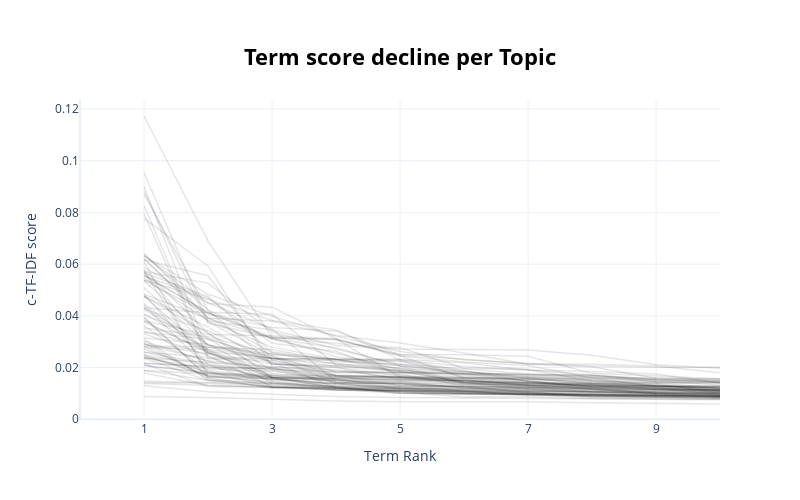

Notebook cell for this chart:
### Code cell
topic_model.visualize_term_rank()

### Figure 1 — Plotly figure (JSON) as saved in the notebook; plotly's stock layout.template omitted (floating-point values rounded to 4 significant figures)
{"data": [{"hovertext": "<b>Topic -1</b>:the_stanford_daily_letter_diving_s", "line": {"color": "black", "width": 1.5}, "mode": "lines+lines", "name": "", "opacity": 0.1, "type": "scatter", "x": [1, 2, 3, 4, 5, 6, 7, 8, 9, 10], "y": [0.008816, 0.008455, 0.007688, 0.007074, 0.006779, 0.006772, 0.006748, 0.006345, 0.00622, 0.005893]}, {"hovertext": "<b>Topic 0</b>:climate_fossil_fuel_environmental_e", "line": {"color": "black", "width": 1.5}, "mode": "lines+lines", "name": "", "opacity": 0.1, "type": "scatter", "x": [1, 2, 3, 4, 5, 6, 7, 8, 9, 10], "y": [0.01883, 0.01506, 0.01255, 0.01124, 0.01106, 0.01078, 0.009829, 0.008927, 0.008573, 0.008254]}, {"hovertext": "<b>Topic 1</b>:sexual_assault_sex_rape_ix_title_st", "line": {"color": "black", "width": 1.5}, "mode": "lines+lines", "name": "", "opacity": 0.1, "type": "scatter", "x": [1, 2, 3, 4, 5, 6, 7, 8, 9, 10], "y": [0.03308, 0.02469, 0.01261, 0.01206, 0.01121, 0.01021, 0.01017, 0.009522, 0.009139, 0.008721]}, {"hovertext": "<b>Topic 2</b>:trump_clinton_election_republican_p", "line": {"color": "black", "width": 1.5}, "mode": "lines+lines", "name": "", "opacity": 0.1, "type": "scatter", "x": [1, 2, 3, 4, 5, 6, 7, 8, 9, 10], "y": [0.02357, 0.01497, 0.01401, 0.01394, 0.01385, 0.01087, 0.01087, 0.01086, 0.01082, 0.01052]}, {"hovertext": "<b>Topic 3</b>:food_meat_eating_dining_animal_the_", "line": {"color": "black", "width": 1.5}, "mode": "lines+lines", "name": "", "opacity": 0.1, "type": "scatter", "x": [1, 2, 3, 4, 5, 6, 7, 8, 9, 10], "y": [0.02962, 0.0157, 0.01356, 0.01257, 0.01061, 0.008647, 0.008579, 0.008025, 0.007823, 0.00771]}, {"hovertext": "<b>Topic 4</b>:stanford_year_time_class_it_quarter", "line": {"color": "black", "width": 1.5}, "mode": "lines+lines", "name": "", "opacity": 0.1, "type": "scatter", "x": [1, 2, 3, 4, 5, 6, 7, 8, 9, 10], "y": [0.01299, 0.01061, 0.009688, 0.008841, 0.00843, 0.008252, 0.008027, 0.00797, 0.007715, 0.007561]}, {"hovertext": "<b>Topic 5</b>:football_game_team_athlete_athletes", "line": {"color": "black", "width": 1.5}, "mode": "lines+lines", "name": "", "opacity": 0.1, "type": "scatter", "x": [1, 2, 3, 4, 5, 6, 7, 8, 9, 10], "y": [0.02375, 0.01945, 0.01857, 0.01644, 0.01467, 0.01409, 0.01306, 0.01246, 0.01228, 0.009395]}, {"hovertext": "<b>Topic 6</b>:admission_student_college_school_st", "line": {"color": "black", "width": 1.5}, "mode": "lines+lines", "name": "", "opacity": 0.1, "type": "scatter", "x": [1, 2, 3, 4, 5, 6, 7, 8, 9, 10], "y": [0.01467, 0.01421, 0.01371, 0.01288, 0.01274, 0.0126, 0.01052, 0.008723, 0.00855, 0.008334]}, {"hovertext": "<b>Topic 7</b>:daily_editor_the_vol_stanford_news_", "line": {"color": "black", "width": 1.5}, "mode": "lines+lines", "name": "", "opacity": 0.1, "type": "scatter", "x": [1, 2, 3, 4, 5, 6, 7, 8, 9, 10], "y": [0.02093, 0.01762, 0.01578, 0.01221, 0.01193, 0.01171, 0.01169, 0.01117, 0.01024, 0.009909]}, {"hovertext": "<b>Topic 8</b>:israel_israeli_palestinian_palestin", "line": {"color": "black", "width": 1.5}, "mode": "lines+lines", "name": "", "opacity": 0.1, "type": "scatter", "x": [1, 2, 3, 4, 5, 6, 7, 8, 9, 10], "y": [0.05546, 0.04142, 0.04058, 0.02111, 0.01851, 0.01438, 0.0129, 0.01278, 0.01274, 0.01261]}, {"hovertext": "<b>Topic 9</b>:assu_senate_executive_student_senat", "line": {"color": "black", "width": 1.5}, "mode": "lines+lines", "name": "", "opacity": 0.1, "type": "scatter", "x": [1, 2, 3, 4, 5, 6, 7, 8, 9, 10], "y": [0.04766, 0.03563, 0.02129, 0.02072, 0.01895, 0.01615, 0.01609, 0.01507, 0.01286, 0.0127]}, {"hovertext": "<b>Topic 10</b>:mental_health_student_cap_care_ill", "line": {"color": "black", "width": 1.5}, "mode": "lines+lines", "name": "", "opacity": 0.1, "type": "scatter", "x": [1, 2, 3, 4, 5, 6, 7, 8, 9, 10], "y": [0.04751, 0.03329, 0.01611, 0.01499, 0.01405, 0.01212, 0.01105, 0.01077, 0.009994, 0.009378]}, {"hovertext": "<b>Topic 11</b>:greek_sorority_fraternity_chapter_", "line": {"color": "black", "width": 1.5}, "mode": "lines+lines", "name": "", "opacity": 0.1, "type": "scatter", "x": [1, 2, 3, 4, 5, 6, 7, 8, 9, 10], "y": [0.05364, 0.03121, 0.02218, 0.01662, 0.01633, 0.01524, 0.01302, 0.01233, 0.0116, 0.01026]}, {"hovertext": "<b>Topic 12</b>:music_art_artist_concert_musician_", "line": {"color": "black", "width": 1.5}, "mode": "lines+lines", "name": "", "opacity": 0.1, "type": "scatter", "x": [1, 2, 3, 4, 5, 6, 7, 8, 9, 10], "y": [0.04085, 0.02675, 0.01389, 0.01137, 0.01134, 0.01016, 0.009811, 0.00941, 0.009168, 0.008788]}, {"hovertext": "<b>Topic 13</b>:vote_voter_ballot_election_voting_", "line": {"color": "black", "width": 1.5}, "mode": "lines+lines", "name": "", "opacity": 0.1, "type": "scatter", "x": [1, 2, 3, 4, 5, 6, 7, 8, 9, 10], "y": [0.04027, 0.03109, 0.02338, 0.02266, 0.02249, 0.01641, 0.01477, 0.01164, 0.01001, 0.009924]}, {"hovertext": "<b>Topic 14</b>:immigration_undocumented_professor", "line": {"color": "black", "width": 1.5}, "mode": "lines+lines", "name": "", "opacity": 0.1, "type": "scatter", "x": [1, 2, 3, 4, 5, 6, 7, 8, 9, 10], "y": [0.02578, 0.02144, 0.01525, 0.01515, 0.01346, 0.01261, 0.01034, 0.008883, 0.008863, 0.00882]}, {"hovertext": "<b>Topic 15</b>:alcohol_drinking_drink_policy_stud", "line": {"color": "black", "width": 1.5}, "mode": "lines+lines", "name": "", "opacity": 0.1, "type": "scatter", "x": [1, 2, 3, 4, 5, 6, 7, 8, 9, 10], "y": [0.05778, 0.03335, 0.01902, 0.01416, 0.01379, 0.01362, 0.01307, 0.0117, 0.009879, 0.009849]}, {"hovertext": "<b>Topic 16</b>:covid_19_vaccine_pandemic_outbreak", "line": {"color": "black", "width": 1.5}, "mode": "lines+lines", "name": "", "opacity": 0.1, "type": "scatter", "x": [1, 2, 3, 4, 5, 6, 7, 8, 9, 10], "y": [0.02912, 0.02266, 0.02001, 0.01549, 0.01509, 0.01422, 0.01367, 0.01346, 0.01239, 0.01205]}, {"hovertext": "<b>Topic 17</b>:rotc_military_veteran_transgender_", "line": {"color": "black", "width": 1.5}, "mode": "lines+lines", "name": "", "opacity": 0.1, "type": "scatter", "x": [1, 2, 3, 4, 5, 6, 7, 8, 9, 10], "y": [0.07771, 0.0593, 0.02048, 0.01811, 0.01747, 0.01293, 0.01217, 0.01192, 0.01067, 0.01016]}, {"hovertext": "<b>Topic 18</b>:speech_free_right_spencer_campus_s", "line": {"color": "black", "width": 1.5}, "mode": "lines+lines", "name": "", "opacity": 0.1, "type": "scatter", "x": [1, 2, 3, 4, 5, 6, 7, 8, 9, 10], "y": [0.04763, 0.02589, 0.01596, 0.01566, 0.01182, 0.01064, 0.01023, 0.01014, 0.00982, 0.0097]}, {"hovertext": "<b>Topic 19</b>:worker_workers_wage_pay_stanford_s", "line": {"color": "black", "width": 1.5}, "mode": "lines+lines", "name": "", "opacity": 0.1, "type": "scatter", "x": [1, 2, 3, 4, 5, 6, 7, 8, 9, 10], "y": [0.06235, 0.03769, 0.02466, 0.01694, 0.01582, 0.01495, 0.01395, 0.01387, 0.01385, 0.0138]}, {"hovertext": "<b>Topic 20</b>:queer_trans_transgender_gay_gender", "line": {"color": "black", "width": 1.5}, "mode": "lines+lines", "name": "", "opacity": 0.1, "type": "scatter", "x": [1, 2, 3, 4, 5, 6, 7, 8, 9, 10], "y": [0.0427, 0.03411, 0.02363, 0.02062, 0.01851, 0.01432, 0.01156, 0.01029, 0.01025, 0.01001]}, {"hovertext": "<b>Topic 21</b>:housing_house_student_row_neighbor", "line": {"color": "black", "width": 1.5}, "mode": "lines+lines", "name": "", "opacity": 0.1, "type": "scatter", "x": [1, 2, 3, 4, 5, 6, 7, 8, 9, 10], "y": [0.04411, 0.01978, 0.01968, 0.01418, 0.01368, 0.01263, 0.0122, 0.01204, 0.01168, 0.01117]}, {"hovertext": "<b>Topic 22</b>:friend_relationship_people_it_face", "line": {"color": "black", "width": 1.5}, "mode": "lines+lines", "name": "", "opacity": 0.1, "type": "scatter", "x": [1, 2, 3, 4, 5, 6, 7, 8, 9, 10], "y": [0.01788, 0.01301, 0.01232, 0.01133, 0.01123, 0.01107, 0.01012, 0.009727, 0.009304, 0.008922]}, {"hovertext": "<b>Topic 23</b>:police_black_officer_cop_white_tra", "line": {"color": "black", "width": 1.5}, "mode": "lines+lines", "name": "", "opacity": 0.1, "type": "scatter", "x": [1, 2, 3, 4, 5, 6, 7, 8, 9, 10], "y": [0.04296, 0.02896, 0.02199, 0.01212, 0.01031, 0.00996, 0.009354, 0.009256, 0.009164, 0.008698]}, {"hovertext": "<b>Topic 24</b>:care_insurance_hospital_health_med", "line": {"color": "black", "width": 1.5}, "mode": "lines+lines", "name": "", "opacity": 0.1, "type": "scatter", "x": [1, 2, 3, 4, 5, 6, 7, 8, 9, 10], "y": [0.03803, 0.03274, 0.03232, 0.03115, 0.02446, 0.02217, 0.02075, 0.01595, 0.01278, 0.01091]}, {"hovertext": "<b>Topic 25</b>:jewish_anti_jew_israel_semitism_kn", "line": {"color": "black", "width": 1.5}, "mode": "lines+lines", "name": "", "opacity": 0.1, "type": "scatter", "x": [1, 2, 3, 4, 5, 6, 7, 8, 9, 10], "y": [0.05594, 0.04118, 0.0318, 0.02931, 0.02769, 0.01974, 0.01937, 0.01474, 0.01424, 0.0141]}, {"hovertext": "<b>Topic 26</b>:activism_activist_social_campus_st", "line": {"color": "black", "width": 1.5}, "mode": "lines+lines", "name": "", "opacity": 0.1, "type": "scatter", "x": [1, 2, 3, 4, 5, 6, 7, 8, 9, 10], "y": [0.03144, 0.02899, 0.01615, 0.01327, 0.0124, 0.01123, 0.0108, 0.01039, 0.009879, 0.008746]}, {"hovertext": "<b>Topic 27</b>:asian_chinese_american_vietnamese_", "line": {"color": "black", "width": 1.5}, "mode": "lines+lines", "name": "", "opacity": 0.1, "type": "scatter", "x": [1, 2, 3, 4, 5, 6, 7, 8, 9, 10], "y": [0.05085, 0.02851, 0.02435, 0.0139, 0.01117, 0.01071, 0.009536, 0.00909, 0.008649, 0.00815]}, {"hovertext": "<b>Topic 28</b>:hair_halloween_woman_beauty_it_cos", "line": {"color": "black", "width": 1.5}, "mode": "lines+lines", "name": "", "opacity": 0.1, "type": "scatter", "x": [1, 2, 3, 4, 5, 6, 7, 8, 9, 10], "y": [0.02142, 0.01266, 0.01228, 0.01157, 0.009907, 0.009817, 0.009638, 0.009517, 0.009252, 0.009244]}, {"hovertext": "<b>Topic 29</b>:fee_special_group_student_funding_", "line": {"color": "black", "width": 1.5}, "mode": "lines+lines", "name": "", "opacity": 0.1, "type": "scatter", "x": [1, 2, 3, 4, 5, 6, 7, 8, 9, 10], "y": [0.05446, 0.03815, 0.03454, 0.02855, 0.02714, 0.02689, 0.02678, 0.02476, 0.02111, 0.01969]}, {"hovertext": "<b>Topic 30</b>:court_supreme_case_justice_law_dec", "line": {"color": "black", "width": 1.5}, "mode": "lines+lines", "name": "", "opacity": 0.1, "type": "scatter", "x": [1, 2, 3, 4, 5, 6, 7, 8, 9, 10], "y": [0.08823, 0.03723, 0.0314, 0.03093, 0.02462, 0.0159, 0.01536, 0.01527, 0.01327, 0.0116]}, {"hovertext": "<b>Topic 31</b>:black_african_aaa_study_white_race", "line": {"color": "black", "width": 1.5}, "mode": "lines+lines", "name": "", "opacity": 0.1, "type": "scatter", "x": [1, 2, 3, 4, 5, 6, 7, 8, 9, 10], "y": [0.05731, 0.01805, 0.01524, 0.01398, 0.01381, 0.01243, 0.01181, 0.01135, 0.01114, 0.01092]}, {"hovertext": "<b>Topic 32</b>:busy_time_you_work_it_re_week_day_", "line": {"color": "black", "width": 1.5}, "mode": "lines+lines", "name": "", "opacity": 0.1, "type": "scatter", "x": [1, 2, 3, 4, 5, 6, 7, 8, 9, 10], "y": [0.01382, 0.01305, 0.01248, 0.0121, 0.01064, 0.009991, 0.009658, 0.009497, 0.009326, 0.008634]}, {"hovertext": "<b>Topic 33</b>:spanish_chile_madrid_city_host_joh", "line": {"color": "black", "width": 1.5}, "mode": "lines+lines", "name": "", "opacity": 0.1, "type": "scatter", "x": [1, 2, 3, 4, 5, 6, 7, 8, 9, 10], "y": [0.01425, 0.0139, 0.0129, 0.01133, 0.01073, 0.009806, 0.00969, 0.009582, 0.008798, 0.008752]}, {"hovertext": "<b>Topic 34</b>:syria_war_iraq_assad_isi_syrian_in", "line": {"color": "black", "width": 1.5}, "mode": "lines+lines", "name": "", "opacity": 0.1, "type": "scatter", "x": [1, 2, 3, 4, 5, 6, 7, 8, 9, 10], "y": [0.02833, 0.02798, 0.0235, 0.02323, 0.0183, 0.01561, 0.0145, 0.01279, 0.01143, 0.01124]}, {"hovertext": "<b>Topic 35</b>:poetry_literature_reading_read_lit", "line": {"color": "black", "width": 1.5}, "mode": "lines+lines", "name": "", "opacity": 0.1, "type": "scatter", "x": [1, 2, 3, 4, 5, 6, 7, 8, 9, 10], "y": [0.0216, 0.02053, 0.01608, 0.01509, 0.01463, 0.01192, 0.01164, 0.01074, 0.009527, 0.009191]}, {"hovertext": "<b>Topic 36</b>:math_course_class_student_professo", "line": {"color": "black", "width": 1.5}, "mode": "lines+lines", "name": "", "opacity": 0.1, "type": "scatter", "x": [1, 2, 3, 4, 5, 6, 7, 8, 9, 10], "y": [0.02831, 0.01638, 0.01567, 0.01363, 0.01187, 0.01147, 0.01085, 0.01059, 0.01048, 0.01021]}, {"hovertext": "<b>Topic 37</b>:student_20_covid_quarter_19_gradua", "line": {"color": "black", "width": 1.5}, "mode": "lines+lines", "name": "", "opacity": 0.1, "type": "scatter", "x": [1, 2, 3, 4, 5, 6, 7, 8, 9, 10], "y": [0.01881, 0.01746, 0.01682, 0.01457, 0.01428, 0.01326, 0.01244, 0.0121, 0.01143, 0.01128]}, {"hovertext": "<b>Topic 38</b>:city_palo_alto_san_francisco_housi", "line": {"color": "black", "width": 1.5}, "mode": "lines+lines", "name": "", "opacity": 0.1, "type": "scatter", "x": [1, 2, 3, 4, 5, 6, 7, 8, 9, 10], "y": [0.02596, 0.0238, 0.02359, 0.01863, 0.01799, 0.01763, 0.01629, 0.01515, 0.01468, 0.01326]}, {"hovertext": "<b>Topic 39</b>:diversity_student_color_ethnic_ear", "line": {"color": "black", "width": 1.5}, "mode": "lines+lines", "name": "", "opacity": 0.1, "type": "scatter", "x": [1, 2, 3, 4, 5, 6, 7, 8, 9, 10], "y": [0.02724, 0.01786, 0.01714, 0.01535, 0.01289, 0.01272, 0.01259, 0.01203, 0.01156, 0.01155]}, {"hovertext": "<b>Topic 40</b>:helmet_bike_campus_car_bicycle_rou", "line": {"color": "black", "width": 1.5}, "mode": "lines+lines", "name": "", "opacity": 0.1, "type": "scatter", "x": [1, 2, 3, 4, 5, 6, 7, 8, 9, 10], "y": [0.03368, 0.031, 0.01768, 0.01624, 0.01615, 0.01371, 0.01328, 0.01255, 0.01194, 0.01153]}, {"hovertext": "<b>Topic 41</b>:computer_science_ethic_fuzzy_techi", "line": {"color": "black", "width": 1.5}, "mode": "lines+lines", "name": "", "opacity": 0.1, "type": "scatter", "x": [1, 2, 3, 4, 5, 6, 7, 8, 9, 10], "y": [0.02903, 0.02538, 0.01982, 0.01714, 0.01655, 0.01633, 0.01587, 0.01395, 0.01281, 0.01206]}, {"hovertext": "<b>Topic 42</b>:letter_editor_daily_diving_swimmin", "line": {"color": "black", "width": 1.5}, "mode": "lines+lines", "name": "", "opacity": 0.1, "type": "scatter", "x": [1, 2, 3, 4, 5, 6, 7, 8, 9, 10], "y": [0.03531, 0.03195, 0.0252, 0.02324, 0.02322, 0.02186, 0.01903, 0.01842, 0.01749, 0.01404]}, {"hovertext": "<b>Topic 43</b>:duck_syndrome_harry_it_one_mental_", "line": {"color": "black", "width": 1.5}, "mode": "lines+lines", "name": "", "opacity": 0.1, "type": "scatter", "x": [1, 2, 3, 4, 5, 6, 7, 8, 9, 10], "y": [0.03617, 0.01876, 0.01608, 0.01258, 0.01003, 0.009534, 0.009277, 0.009252, 0.008924, 0.008895]}, {"hovertext": "<b>Topic 44</b>:friend_alone_you_time_solitude_it_", "line": {"color": "black", "width": 1.5}, "mode": "lines+lines", "name": "", "opacity": 0.1, "type": "scatter", "x": [1, 2, 3, 4, 5, 6, 7, 8, 9, 10], "y": [0.02388, 0.01848, 0.0124, 0.01239, 0.01229, 0.01092, 0.01091, 0.01053, 0.01047, 0.01026]}, {"hovertext": "<b>Topic 45</b>:happiness_happy_joy_it_life_compas", "line": {"color": "black", "width": 1.5}, "mode": "lines+lines", "name": "", "opacity": 0.1, "type": "scatter", "x": [1, 2, 3, 4, 5, 6, 7, 8, 9, 10], "y": [0.03944, 0.01607, 0.0121, 0.012, 0.01095, 0.01094, 0.009216, 0.008893, 0.008725, 0.00857]}, {"hovertext": "<b>Topic 46</b>:hoover_institution_research_fellow", "line": {"color": "black", "width": 1.5}, "mode": "lines+lines", "name": "", "opacity": 0.1, "type": "scatter", "x": [1, 2, 3, 4, 5, 6, 7, 8, 9, 10], "y": [0.09012, 0.02591, 0.01709, 0.01698, 0.01308, 0.01282, 0.0124, 0.0121, 0.0103, 0.009453]}, {"hovertext": "<b>Topic 47</b>:russia_ukraine_russian_nuclear_put", "line": {"color": "black", "width": 1.5}, "mode": "lines+lines", "name": "", "opacity": 0.1, "type": "scatter", "x": [1, 2, 3, 4, 5, 6, 7, 8, 9, 10], "y": [0.04314, 0.04117, 0.03106, 0.02554, 0.0191, 0.01695, 0.01485, 0.01353, 0.01282, 0.0119]}, {"hovertext": "<b>Topic 48</b>:gun_shooting_mass_violence_nra_wea", "line": {"color": "black", "width": 1.5}, "mode": "lines+lines", "name": "", "opacity": 0.1, "type": "scatter", "x": [1, 2, 3, 4, 5, 6, 7, 8, 9, 10], "y": [0.0827, 0.0241, 0.0161, 0.01593, 0.01586, 0.01522, 0.01321, 0.01181, 0.01129, 0.01096]}, {"hovertext": "<b>Topic 49</b>:disability_autism_disabled_autisti", "line": {"color": "black", "width": 1.5}, "mode": "lines+lines", "name": "", "opacity": 0.1, "type": "scatter", "x": [1, 2, 3, 4, 5, 6, 7, 8, 9, 10], "y": [0.08704, 0.0421, 0.02136, 0.02021, 0.01672, 0.01437, 0.0143, 0.01372, 0.01324, 0.01107]}, {"hovertext": "<b>Topic 50</b>:news_medium_baker_trump_content_fa", "line": {"color": "black", "width": 1.5}, "mode": "lines+lines", "name": "", "opacity": 0.1, "type": "scatter", "x": [1, 2, 3, 4, 5, 6, 7, 8, 9, 10], "y": [0.04465, 0.02557, 0.01626, 0.01589, 0.01538, 0.01486, 0.01347, 0.01339, 0.01166, 0.01094]}, {"hovertext": "<b>Topic 51</b>:humanity_humanities_genius_human_m", "line": {"color": "black", "width": 1.5}, "mode": "lines+lines", "name": "", "opacity": 0.1, "type": "scatter", "x": [1, 2, 3, 4, 5, 6, 7, 8, 9, 10], "y": [0.06099, 0.01657, 0.01438, 0.01197, 0.01089, 0.01051, 0.009931, 0.008758, 0.008422, 0.008309]}, {"hovertext": "<b>Topic 52</b>:drug_tobacco_marijuana_smoking_smo", "line": {"color": "black", "width": 1.5}, "mode": "lines+lines", "name": "", "opacity": 0.1, "type": "scatter", "x": [1, 2, 3, 4, 5, 6, 7, 8, 9, 10], "y": [0.05392, 0.04642, 0.0382, 0.03457, 0.02297, 0.01885, 0.01456, 0.01256, 0.01215, 0.01086]}, {"hovertext": "<b>Topic 53</b>:snowden_nsa_surveillance_governmen", "line": {"color": "black", "width": 1.5}, "mode": "lines+lines", "name": "", "opacity": 0.1, "type": "scatter", "x": [1, 2, 3, 4, 5, 6, 7, 8, 9, 10], "y": [0.03398, 0.02775, 0.02699, 0.02224, 0.0214, 0.01763, 0.01484, 0.0125, 0.01158, 0.01157]}, {"hovertext": "<b>Topic 54</b>:abortion_woman_pro_choice_fetus_pa", "line": {"color": "black", "width": 1.5}, "mode": "lines+lines", "name": "", "opacity": 0.1, "type": "scatter", "x": [1, 2, 3, 4, 5, 6, 7, 8, 9, 10], "y": [0.07954, 0.02336, 0.02279, 0.01838, 0.01807, 0.0177, 0.01728, 0.0163, 0.01454, 0.01443]}, {"hovertext": "<b>Topic 55</b>:phone_smartphone_time_smartphones_", "line": {"color": "black", "width": 1.5}, "mode": "lines+lines", "name": "", "opacity": 0.1, "type": "scatter", "x": [1, 2, 3, 4, 5, 6, 7, 8, 9, 10], "y": [0.02444, 0.01684, 0.0163, 0.01221, 0.01169, 0.01059, 0.009818, 0.00935, 0.009251, 0.009098]}, {"hovertext": "<b>Topic 56</b>:ego_self_narrative_world_life_one_", "line": {"color": "black", "width": 1.5}, "mode": "lines+lines", "name": "", "opacity": 0.1, "type": "scatter", "x": [1, 2, 3, 4, 5, 6, 7, 8, 9, 10], "y": [0.03088, 0.01514, 0.0124, 0.01176, 0.01176, 0.01091, 0.01047, 0.009431, 0.009308, 0.009213]}, {"hovertext": "<b>Topic 57</b>:facebook_internet_data_information", "line": {"color": "black", "width": 1.5}, "mode": "lines+lines", "name": "", "opacity": 0.1, "type": "scatter", "x": [1, 2, 3, 4, 5, 6, 7, 8, 9, 10], "y": [0.03759, 0.02622, 0.02356, 0.02315, 0.02302, 0.0204, 0.01896, 0.01722, 0.01542, 0.01491]}, {"hovertext": "<b>Topic 58</b>:indigenous_native_pacific_islander", "line": {"color": "black", "width": 1.5}, "mode": "lines+lines", "name": "", "opacity": 0.1, "type": "scatter", "x": [1, 2, 3, 4, 5, 6, 7, 8, 9, 10], "y": [0.06164, 0.0555, 0.02285, 0.01695, 0.0164, 0.01588, 0.01546, 0.01445, 0.01267, 0.01231]}, {"hovertext": "<b>Topic 59</b>:student_president_university_edito", "line": {"color": "black", "width": 1.5}, "mode": "lines+lines", "name": "", "opacity": 0.1, "type": "scatter", "x": [1, 2, 3, 4, 5, 6, 7, 8, 9, 10], "y": [0.02066, 0.01811, 0.01614, 0.0157, 0.01519, 0.01502, 0.01331, 0.01314, 0.01203, 0.01125]}, {"hovertext": "<b>Topic 60</b>:fizz_phishing_security_email_vulne", "line": {"color": "black", "width": 1.5}, "mode": "lines+lines", "name": "", "opacity": 0.1, "type": "scatter", "x": [1, 2, 3, 4, 5, 6, 7, 8, 9, 10], "y": [0.02176, 0.02022, 0.01943, 0.01683, 0.01637, 0.01463, 0.01397, 0.01301, 0.01285, 0.01274]}, {"hovertext": "<b>Topic 61</b>:tax_debt_federal_unemployment_budg", "line": {"color": "black", "width": 1.5}, "mode": "lines+lines", "name": "", "opacity": 0.1, "type": "scatter", "x": [1, 2, 3, 4, 5, 6, 7, 8, 9, 10], "y": [0.02486, 0.0209, 0.01923, 0.01823, 0.01817, 0.0174, 0.01678, 0.01619, 0.01606, 0.01504]}, {"hovertext": "<b>Topic 62</b>:movie_film_superhero_star_the_char", "line": {"color": "black", "width": 1.5}, "mode": "lines+lines", "name": "", "opacity": 0.1, "type": "scatter", "x": [1, 2, 3, 4, 5, 6, 7, 8, 9, 10], "y": [0.04822, 0.02105, 0.01297, 0.01269, 0.01004, 0.009928, 0.00959, 0.008332, 0.008053, 0.007859]}, {"hovertext": "<b>Topic 63</b>:judicial_code_honor_charter_ocs_oj", "line": {"color": "black", "width": 1.5}, "mode": "lines+lines", "name": "", "opacity": 0.1, "type": "scatter", "x": [1, 2, 3, 4, 5, 6, 7, 8, 9, 10], "y": [0.05374, 0.04081, 0.03546, 0.0341, 0.02491, 0.02316, 0.02151, 0.02124, 0.0206, 0.01802]}, {"hovertext": "<b>Topic 64</b>:technology_raven_human_tech_minecr", "line": {"color": "black", "width": 1.5}, "mode": "lines+lines", "name": "", "opacity": 0.1, "type": "scatter", "x": [1, 2, 3, 4, 5, 6, 7, 8, 9, 10], "y": [0.03932, 0.01648, 0.01556, 0.01359, 0.01264, 0.01243, 0.01226, 0.01161, 0.01008, 0.009539]}, {"hovertext": "<b>Topic 65</b>:truth_opinion_wrong_debate_apt_it_", "line": {"color": "black", "width": 1.5}, "mode": "lines+lines", "name": "", "opacity": 0.1, "type": "scatter", "x": [1, 2, 3, 4, 5, 6, 7, 8, 9, 10], "y": [0.03014, 0.02241, 0.01481, 0.01173, 0.01085, 0.01029, 0.009503, 0.009404, 0.009278, 0.009219]}, {"hovertext": "<b>Topic 66</b>:india_indian_hindu_rohith_modi_caa", "line": {"color": "black", "width": 1.5}, "mode": "lines+lines", "name": "", "opacity": 0.1, "type": "scatter", "x": [1, 2, 3, 4, 5, 6, 7, 8, 9, 10], "y": [0.06175, 0.03947, 0.02574, 0.02139, 0.0198, 0.01365, 0.01313, 0.01302, 0.0128, 0.01265]}, {"hovertext": "<b>Topic 67</b>:nc_quarter_grading_spring_student_", "line": {"color": "black", "width": 1.5}, "mode": "lines+lines", "name": "", "opacity": 0.1, "type": "scatter", "x": [1, 2, 3, 4, 5, 6, 7, 8, 9, 10], "y": [0.06428, 0.03907, 0.038, 0.03243, 0.02953, 0.02565, 0.02131, 0.02032, 0.01588, 0.01562]}, {"hovertext": "<b>Topic 68</b>:religion_church_god_religious_fait", "line": {"color": "black", "width": 1.5}, "mode": "lines+lines", "name": "", "opacity": 0.1, "type": "scatter", "x": [1, 2, 3, 4, 5, 6, 7, 8, 9, 10], "y": [0.05658, 0.04751, 0.02598, 0.02312, 0.02063, 0.01403, 0.01269, 0.01052, 0.009925, 0.009175]}, {"hovertext": "<b>Topic 69</b>:black_white_ebonics_natachi_racism", "line": {"color": "black", "width": 1.5}, "mode": "lines+lines", "name": "", "opacity": 0.1, "type": "scatter", "x": [1, 2, 3, 4, 5, 6, 7, 8, 9, 10], "y": [0.02484, 0.01692, 0.01398, 0.01266, 0.01205, 0.01195, 0.01181, 0.01145, 0.01131, 0.01086]}, {"hovertext": "<b>Topic 70</b>:feminism_woman_feminist_black_gend", "line": {"color": "black", "width": 1.5}, "mode": "lines+lines", "name": "", "opacity": 0.1, "type": "scatter", "x": [1, 2, 3, 4, 5, 6, 7, 8, 9, 10], "y": [0.05876, 0.04477, 0.04335, 0.03114, 0.0161, 0.01581, 0.01543, 0.0146, 0.0141, 0.0119]}, {"hovertext": "<b>Topic 71</b>:western_history_civilization_revie", "line": {"color": "black", "width": 1.5}, "mode": "lines+lines", "name": "", "opacity": 0.1, "type": "scatter", "x": [1, 2, 3, 4, 5, 6, 7, 8, 9, 10], "y": [0.06318, 0.04507, 0.03496, 0.01458, 0.01193, 0.01155, 0.01118, 0.01082, 0.01068, 0.01052]}, {"hovertext": "<b>Topic 72</b>:stem_woman_female_gender_male_engi", "line": {"color": "black", "width": 1.5}, "mode": "lines+lines", "name": "", "opacity": 0.1, "type": "scatter", "x": [1, 2, 3, 4, 5, 6, 7, 8, 9, 10], "y": [0.05532, 0.0469, 0.02937, 0.02632, 0.01711, 0.01503, 0.01415, 0.01405, 0.01384, 0.009926]}, {"hovertext": "<b>Topic 73</b>:prison_private_inmate_prisons_pris", "line": {"color": "black", "width": 1.5}, "mode": "lines+lines", "name": "", "opacity": 0.1, "type": "scatter", "x": [1, 2, 3, 4, 5, 6, 7, 8, 9, 10], "y": [0.09534, 0.03804, 0.02789, 0.02314, 0.0225, 0.01831, 0.01708, 0.0168, 0.01517, 0.01469]}, {"hovertext": "<b>Topic 74</b>:muslim_ahmed_islam_islamophobia_mu", "line": {"color": "black", "width": 1.5}, "mode": "lines+lines", "name": "", "opacity": 0.1, "type": "scatter", "x": [1, 2, 3, 4, 5, 6, 7, 8, 9, 10], "y": [0.05717, 0.05266, 0.03379, 0.02716, 0.02123, 0.01954, 0.01746, 0.01712, 0.01462, 0.01421]}, {"hovertext": "<b>Topic 75</b>:entrepreneurship_startup_business_", "line": {"color": "black", "width": 1.5}, "mode": "lines+lines", "name": "", "opacity": 0.1, "type": "scatter", "x": [1, 2, 3, 4, 5, 6, 7, 8, 9, 10], "y": [0.05681, 0.02863, 0.02503, 0.02306, 0.01965, 0.01839, 0.0164, 0.01571, 0.01513, 0.01445]}, {"hovertext": "<b>Topic 76</b>:chi_theta_house_xox_university_alu", "line": {"color": "black", "width": 1.5}, "mode": "lines+lines", "name": "", "opacity": 0.1, "type": "scatter", "x": [1, 2, 3, 4, 5, 6, 7, 8, 9, 10], "y": [0.1173, 0.06901, 0.03172, 0.03077, 0.02502, 0.02499, 0.0244, 0.01775, 0.01677, 0.01563]}, {"hovertext": "<b>Topic 77</b>:intuition_moral_ethical_theory_the", "line": {"color": "black", "width": 1.5}, "mode": "lines+lines", "name": "", "opacity": 0.1, "type": "scatter", "x": [1, 2, 3, 4, 5, 6, 7, 8, 9, 10], "y": [0.04254, 0.02704, 0.01664, 0.01633, 0.0163, 0.01421, 0.01393, 0.01348, 0.01301, 0.01286]}, {"hovertext": "<b>Topic 78</b>:law_co_sl_chair_color_president_bl", "line": {"color": "black", "width": 1.5}, "mode": "lines+lines", "name": "", "opacity": 0.1, "type": "scatter", "x": [1, 2, 3, 4, 5, 6, 7, 8, 9, 10], "y": [0.06328, 0.04836, 0.03988, 0.03215, 0.02619, 0.02305, 0.02158, 0.02056, 0.02015, 0.02011]}, {"hovertext": "<b>Topic 79</b>:obama_immigration_obamacare_congre", "line": {"color": "black", "width": 1.5}, "mode": "lines+lines", "name": "", "opacity": 0.1, "type": "scatter", "x": [1, 2, 3, 4, 5, 6, 7, 8, 9, 10], "y": [0.02772, 0.02699, 0.02361, 0.02158, 0.01883, 0.0178, 0.01736, 0.01681, 0.01556, 0.01542]}, {"hovertext": "<b>Topic 80</b>:abroad_oxford_study_bosp_language_", "line": {"color": "black", "width": 1.5}, "mode": "lines+lines", "name": "", "opacity": 0.1, "type": "scatter", "x": [1, 2, 3, 4, 5, 6, 7, 8, 9, 10], "y": [0.06352, 0.04231, 0.0312, 0.02764, 0.02073, 0.01856, 0.0159, 0.01369, 0.013, 0.01203]}, {"hovertext": "<b>Topic 81</b>:review_demand_editor_editorial_the", "line": {"color": "black", "width": 1.5}, "mode": "lines+lines", "name": "", "opacity": 0.1, "type": "scatter", "x": [1, 2, 3, 4, 5, 6, 7, 8, 9, 10], "y": [0.02375, 0.02192, 0.02021, 0.01905, 0.01592, 0.01586, 0.01413, 0.01285, 0.01263, 0.01232]}, {"hovertext": "<b>Topic 82</b>:south_africa_mandela_cape_african_", "line": {"color": "black", "width": 1.5}, "mode": "lines+lines", "name": "", "opacity": 0.1, "type": "scatter", "x": [1, 2, 3, 4, 5, 6, 7, 8, 9, 10], "y": [0.04835, 0.03898, 0.0314, 0.0242, 0.02073, 0.01738, 0.01586, 0.01586, 0.01547, 0.01438]}, {"hovertext": "<b>Topic 83</b>:woman_gender_video_ramsay_mrs_wool", "line": {"color": "black", "width": 1.5}, "mode": "lines+lines", "name": "", "opacity": 0.1, "type": "scatter", "x": [1, 2, 3, 4, 5, 6, 7, 8, 9, 10], "y": [0.03812, 0.02554, 0.02144, 0.02004, 0.01513, 0.01495, 0.01422, 0.01303, 0.01201, 0.01138]}], "layout": {"height": 500, "hoverlabel": {"bgcolor": "white", "font": {"family": "Rockwell", "size": 16}}, "showlegend": false, "title": {"font": {"color": "Black", "size": 22}, "text": "<b>Term score decline per Topic</b>", "x": 0.5, "xanchor": "center", "y": 0.9, "yanchor": "top"}, "width": 800, "xaxis": {"dtick": 2, "range": [0, 10], "tick0": 1, "title": {"text": "Term Rank"}}, "yaxis": {"title": {"text": "c-TF-IDF score"}}}}
